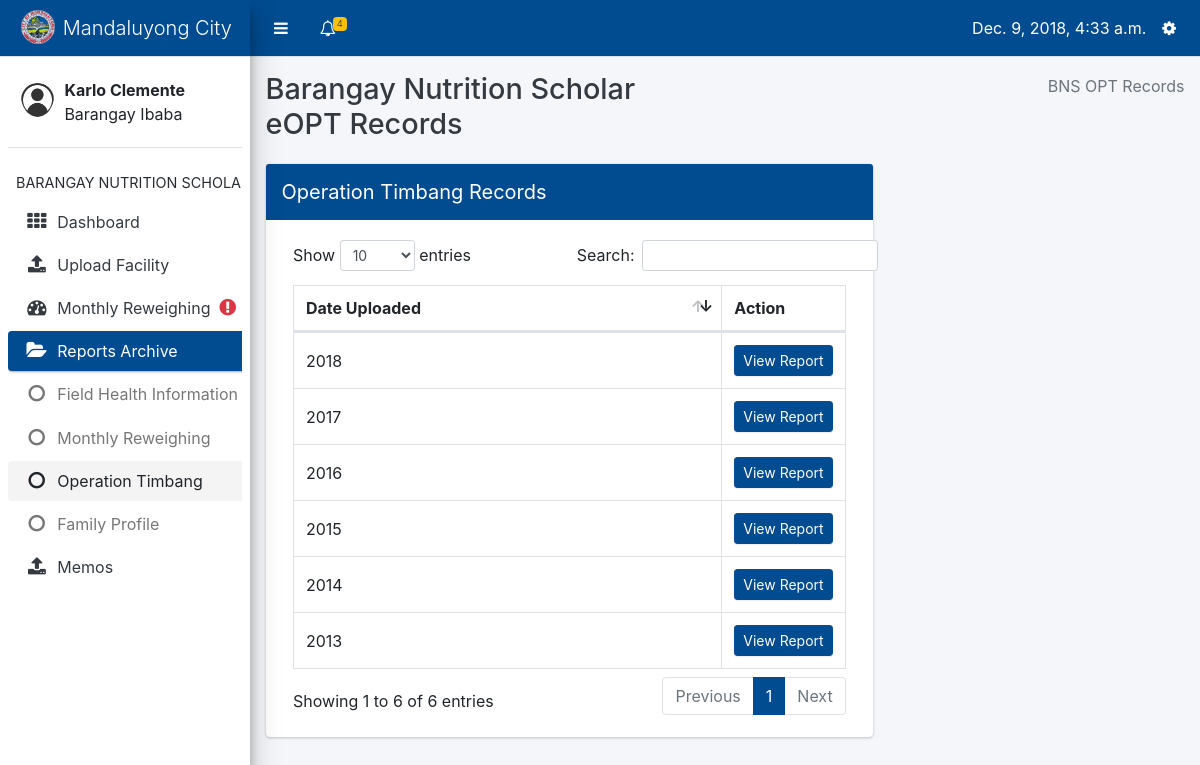
Page /data-input/bns/eOPT/list (signed in) on the committed database.
### core/models.py (models this page shows, shortened)
class Profile(models.Model):
    user = models.OneToOneField(User, on_delete=models.CASCADE, related_name='profile')
    barangay = models.ForeignKey(Barangay, on_delete=models.CASCADE, null=True, blank=True)
    USER_TYPES = (
        ('Barangay Nutrition Scholar', 'Barangay Nutrition Scholar'),
        ('Nutritionist', 'Nutritionist'),
        ('Nutrition Program Coordinator', 'Nutrition Program Coordinator')
    )
    user_type = models.CharField(max_length=40, choices=USER_TYPES)

### datainput/models.py (models this page shows, shortened)
class Barangay(models.Model):
    name = models.CharField(max_length=100)
    @property
    def has_reweighed(self):
        patients = Patient.objects.filter(barangay=self)
        if patients.count() == 0:
            return False
        for patient in patients:
            try:
                mr = MonthlyReweighing.objects.get(patient=patient, date__month=datetime.now().month)
            except MonthlyReweighing.DoesNotExist:
                return False
        return True

class OperationTimbang(models.Model):
    date = models.DateTimeField(default=datetime.now)
    barangay = models.ForeignKey(Barangay, on_delete=models.CASCADE)
    uploaded_by = models.ForeignKey('core.Profile', on_delete=models.DO_NOTHING)

### datainput/views.py (the view)
# urls.py: path('bns/eOPT/list', views.show_opt_list, name='show_opt_list'),
@login_required
def show_opt_list(request):
    barangay = Profile.objects.get(user=request.user).barangay
    opt_records = OperationTimbang.objects.filter(barangay=barangay).order_by('-date')
    profile = Profile.objects.get(user=request.user)
    context = {
        'active': 'ot',
        'profile': profile,
        'opt_records': opt_records
    }
    return render(request, 'datainput/show_opt_list.html', context)

### core/context_processors.py (called while the page is built)
def get_user_type(request):
    if request.user.is_anonymous:
        return {
            'user_type': None
        }
    return {
        'user_type': Profile.objects.get(user=request.user).user_type
    }

def get_notifications(request):
    if not request.user.is_anonymous:
        notifications = Notification.objects.filter(profile_to=Profile.objects.get(user=request.user)).order_by('-date')
        return {
            'notifications': notifications
        }
    return {
        'notifications': None
    }

def get_unread_notifications(request):
    if not request.user.is_anonymous:
        unread_count = Notification.objects.filter(profile_to=Profile.objects.get(user=request.user), is_read=False)
        return {
            'unread_count': unread_count.count()
        }
    return {
        'unread_count': None
    }

def today(request):
    return {
        'today': datetime.now()
    }

def year_now(request):
    return {
        'year_present': datetime.now().year
    }

def profile(request):
    if request.user.is_anonymous:
        return {
            'profile': None
        }
    return {
        'profile': Profile.objects.get(user=request.user)
    }

### datainput/templates/datainput/show_opt_list.html (shortened to what this page needs)
{% extends 'core/bns-layout.html' %}
{% block content %}
<div class="content-wrapper" style="min-height: 620px; height: auto; margin-top: 57px;">
    <div class="content-header">
        <div class="container-fluid">
            <div class="row mb-2">
                    <div class="col-sm-6">
                        <h1 class="m-0 text-dark">Barangay Nutrition Scholar eOPT Records</h1>
                    </div>
                <div class="col-sm-6">
                    <ol class="breadcrumb float-sm-right">
                        <li class="breadcrumb-item active">BNS OPT Records</li>
                    </ol>
                </div>
            </div>
        </div>
    </div>
    <section class="content">
        <div class="container-fluid">
            <div class="row">
                <div class="col-8">
                    <div class="card card-primary">
                        <div class="card-header p-0">
                            <h3 class="card-title p-3">Operation Timbang Records</h3>
                        </div>
                        <div class="card-body">
    <table id="family_list" class="table table-bordered table-hover dataTable">
                                <thead>
                                    <tr>
                                        <th>Date Uploaded</th>
                                        <th style="width: 16%;">Action</th>
                                    </tr>
                                </thead>
                                <tbody>
        {% for opt in opt_records %}
            <tr>
                <td style="vertical-align: middle;">
                    {{ opt.date.year }}
                </td>
                <td>
                    <a href="{% url 'datainput:display_opt' opt.id %}" class="btn btn-primary btn-sm col-12">View Report</a>
                </td>
            </tr>
       {% endfor %}
    </table>
                        </div>
                    </div>
                </div>
            </div>
        </div>
    </section>
</div>
{% endblock %}

### core/templates/core/bns-layout.html (shortened to what this page needs)
{% load static %}
<html>
    <head>
        <link rel="stylesheet" type="text/css" href="{% static 'core/plugins/bootstrap/css/bootstrap.css' %}">
        <link rel="stylesheet" type="text/css" href="{% static 'core/plugins/css/adminlte.css' %}">
        <link rel="stylesheet" type="text/css" href="{% static 'core/plugins/datatables/dataTables.bootstrap4.css' %}">
        <link rel="stylesheet" type="text/css" href="{% static 'core/plugins/font-awesome/css/font-awesome.css' %}">
    </head>
    <body class="sidebar-mini">
        <div class="wrapper">
            <nav class="main-header navbar navbar-expand border-bottom navbar-light bg-primary" style="position: fixed; right: 0; left: 0;">
                <ul class="navbar-nav">
                    <li class="nav-item">
                        <a class="nav-link" data-widget="pushmenu" href="#" style="padding-top: 12px;"><i class="fa fa-bars"></i></a>
                    </li>
                    <li class="nav-item dropdown">
                        <a class="nav-link" data-toggle="dropdown" href="#" aria-expanded="false" style="padding-top: 12px;">
                            <i class="fa fa-bell-o"></i>
                            {% if unread_count > 0 %}
                                <span class="badge badge-warning navbar-badge">
                                {{ unread_count }}</span>
                            {% endif %}
                        </a>
                    </li>
                </ul>
                <ul class="navbar-nav ml-auto">
                    <li class="nav-item mt-2">
                        {{ today }}
                    </li>
                    <li class="nav-item dropdown">
                        <a class="nav-link" data-toggle="dropdown" href="#" aria-expanded="true" style="padding-top: 12px;">
                            <i class="fa fa-cog"></i>
                        </a>
                    </li>
                </ul>
            </nav>
            <aside class="main-sidebar elevation-4 sidebar-light-primary" style="min-height: 620px;">
                <div class="brand-link bg-primary">
                    <img src="{% static 'core/images/com.png' %}" class="brand-image img-circle" style="opacity: .8">
                    <span class="brand-text font-weight-light">Mandaluyong City</span>
                </div>
                <div class="sidebar">
                    <div class="user-panel mt-3 pb-3 mb-3 d-flex">
                        <div class="image">
                            <img src="{% static 'core/images/usr.png' %}" class="img-circle" alt="User Image" style="padding-top: 10px">
                        </div>
                        <div class="info">
                            <div class="d-block"><b>{{ profile.user.first_name }} {{ profile.user.last_name }}</b><br>{{ profile.barangay.name }}</div>
                        </div>
                    </div>
                    <nav class="mt-2">
                        <ul class="nav nav-pills nav-sidebar flex-column" data-widget="treeview" role="menu" data-accordion="false">
                            <li class="nav-header">BARANGAY NUTRITION SCHOLAR</li>
                            <li class="nav-item">
                                <a class="nav-link {% if active == 'db' %}active{% endif %}" href="{% url 'core:bns_dashboard' %}">
                                    <i class="nav-icon fa fa-th"></i>
                                    <p>Dashboard</p>
                                </a>
                            </li>
                            <li class="nav-item">
                                <a href="{% url 'core:bns-index' %}" class="nav-link {% if active == 'uf' %}active{% endif %}">
                                    <i class="nav-icon fa fa-upload"></i>
                                    <p>Upload Facility</p>
                                </a>
                            </li>
                            <li class="nav-item">
                                <a href="{% url 'datainput:latest_monthly_reweighing_index' %}" class="nav-link {% if active == 'mw' %}active{% endif %}">
                                    <i class="nav-icon fa fa-dashboard"></i>
                                    <p>Monthly Reweighing</p>
                                    {% if not profile.barangay.has_reweighed %}
                                        <i class="text-danger nav-icon fa fa-exclamation-circle"></i>
                                    {% endif %}
                                </a>
                            </li>
                            <li class="nav-item has-treeview {% if active == 'fh' or active == 'mr' or active == 'ot' or active == 'fp' %}menu-open{% endif %}">
                            <a href="#" class="nav-link {% if active == 'fh' or active == 'mr' or active == 'ot' or active == 'fp' %}active{% endif %}">
                              <i class="nav-icon fa fa-folder-open"></i>
                              <p>
                                Reports Archive
                              </p>
                            </a>
                            <ul class="nav nav-treeview">
                              <li class="nav-item">
                                <a  href="{% url 'datainput:show_fhsis_list' %}" class="nav-link {% if active == 'fh' %}active{% endif %}">
                                  <i class="fa fa-circle-o nav-icon"></i>
                                  <p>Field Health Information System</p>
                                </a>
                              </li>
                              <li class="nav-item">
                                <a href="{% url 'datainput:monthly_reweighing_list' %}" class="nav-link {% if active == 'mr' %}active{% endif %}">
                                  <i class="fa fa-circle-o nav-icon"></i>
                                  <p>Monthly Reweighing</p>
                                </a>
                              </li>
                              <li class="nav-item">
                                <a href="{% url 'datainput:show_opt_list' %}" class="test nav-link {% if active == 'ot' %}active{% endif %}">
                                  <i class="fa fa-circle-o nav-icon"></i>
                                  <p>Operation Timbang</p>
                                </a>
                              </li>
                                <li class="nav-item">
                                <a href="{% url 'datainput:family_profiles' %}" class="test nav-link {% if active == 'fp' %}active{% endif %}">
                                  <i class="fa fa-circle-o nav-icon"></i>
                                  <p>Family Profile</p>
                                </a>
                              </li>
                            </ul>
                            </li>
                            <li class="nav-item">
                                <a href="{% url 'core:memos' %}" class="nav-link {% if active == 'mm' %}active{% endif %}">
                                    <i class="nav-icon fa fa-upload"></i>
                                    <p>Memos</p>
                                </a>
                            </li>
                        </ul>
                    </nav>
                </div>
            </aside>
            {% block content %}
            {% endblock %}
        </div>
    </body>
</html>

### rows in the picture
Profile: user.first_name "Karlo", user.last_name "Clemente", barangay.name "Barangay Ibaba"
OperationTimbang: date.year "2018"
OperationTimbang: date.year "2017"
OperationTimbang: date.year "2016"
OperationTimbang: date.year "2015"
OperationTimbang: date.year "2014"
OperationTimbang: date.year "2013"

### other values in the picture
{{ unread_count }} "4"
